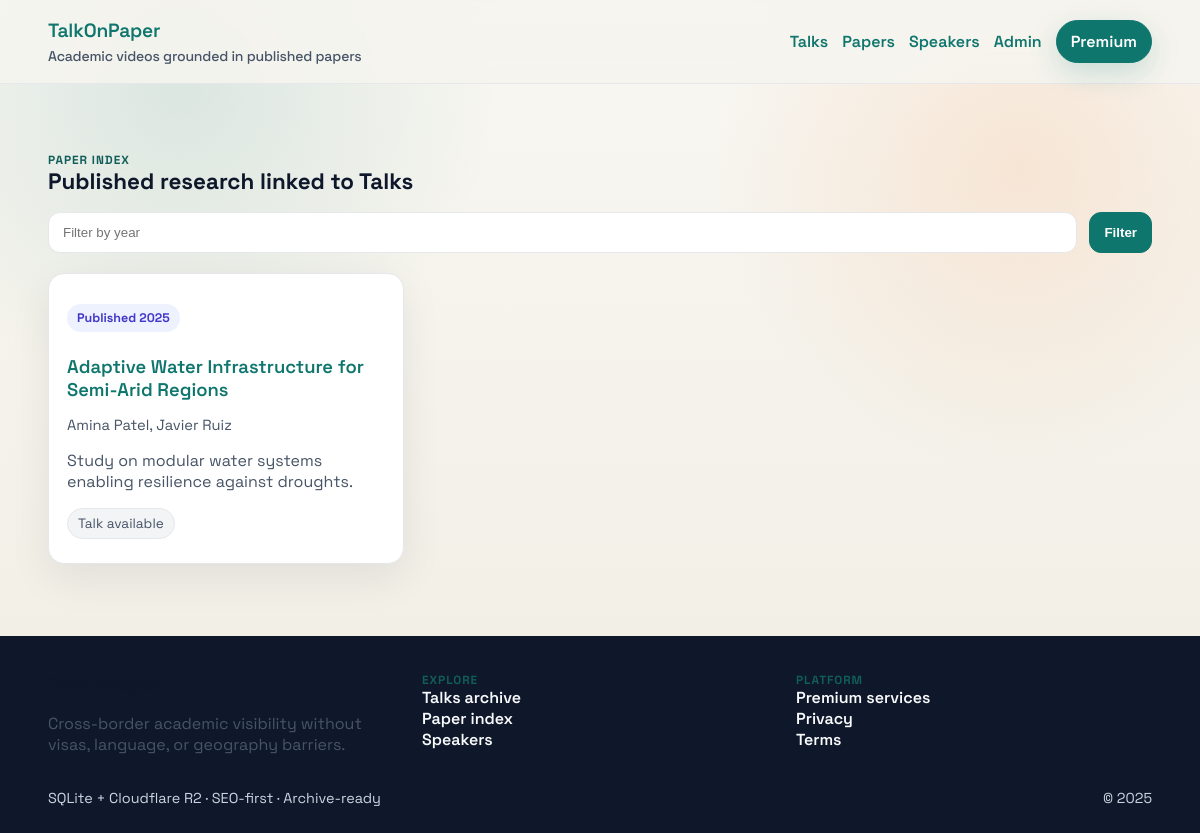
The page /papers on the database as committed earlier.
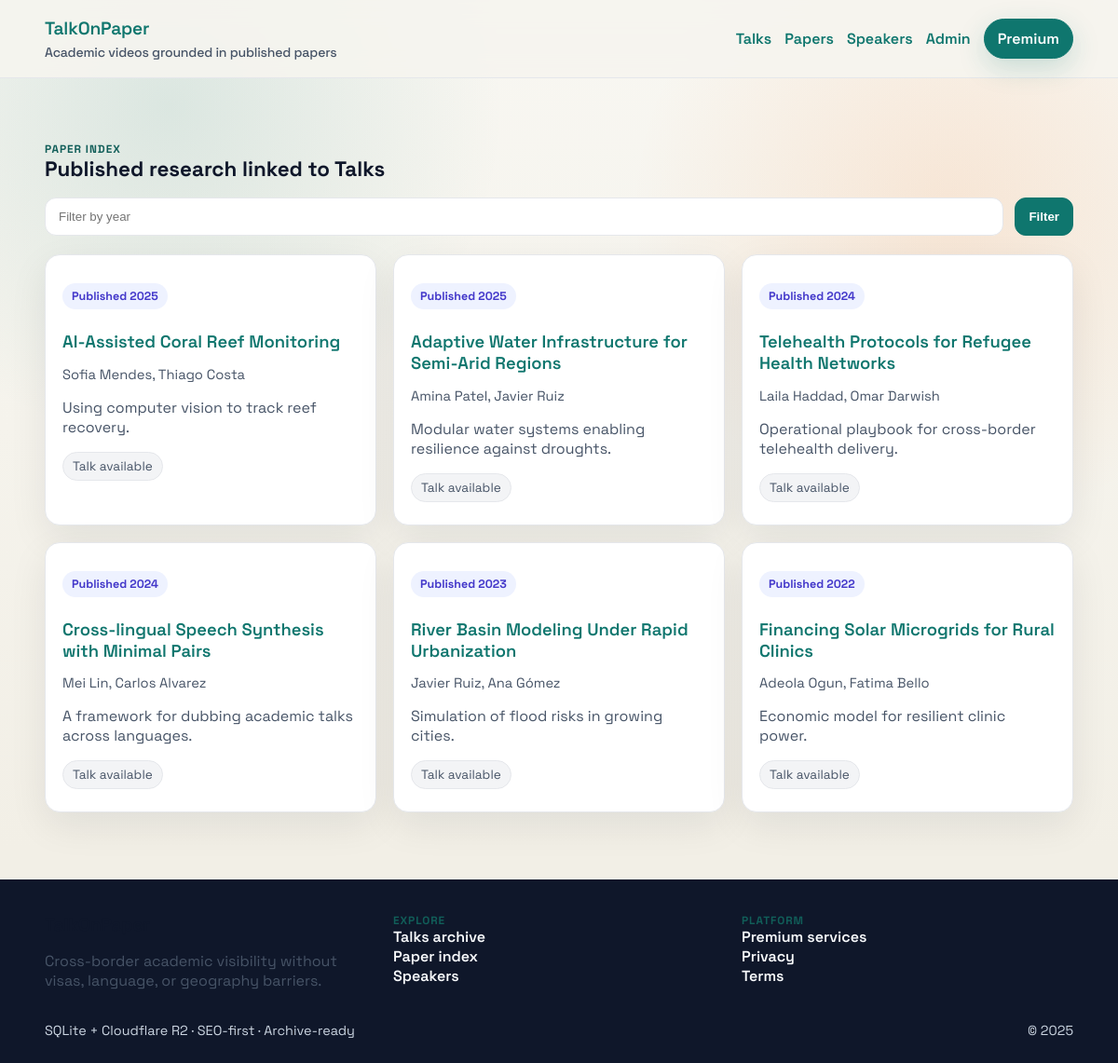
The same page on the database as committed later.
### talkonpaper/models.py (models this page shows, shortened)
class TimestampMixin:
    created_at = db.Column(db.DateTime, nullable=False, default=datetime.utcnow)
    updated_at = db.Column(
        db.DateTime,
        nullable=False,
        default=datetime.utcnow,
        onupdate=datetime.utcnow,
    )

class Paper(TimestampMixin, db.Model):
    __tablename__ = "papers"
    id = db.Column(db.Integer, primary_key=True)
    title = db.Column(db.String(500), nullable=False, index=True)
    abstract = db.Column(db.Text, nullable=False)
    authors = db.Column(db.Text, nullable=False)
    doi_or_url = db.Column(db.String(255), nullable=False, unique=True, index=True)
    journal_or_publisher = db.Column(db.String(255), nullable=True, index=True)
    publication_year = db.Column(db.Integer, nullable=False, index=True)
    language_original = db.Column(db.String(50), nullable=False, default="en")
    keywords = db.Column(db.String(255), nullable=True)
    pdf_object_key = db.Column(db.String(255), nullable=True)
    talk = db.relationship(
        "Talk", back_populates="paper", uselist=False, cascade="all, delete-orphan"
    )

### talkonpaper/routes.py (the view)
@main_bp.route("/papers")
def papers_archive():
    query = Paper.query.order_by(Paper.publication_year.desc())
    year = request.args.get("year")
    if year and year.isdigit():
        query = query.filter(Paper.publication_year == int(year))
    papers = query.all()
    return render_template(
        "papers.html",
        papers=papers,
        year=year,
        canonical_url=canonical_path(request.full_path or request.path),
    )

### talkonpaper/__init__.py (called while the page is built)
def _register_template_globals(app: Flask) -> None:
    @app.context_processor
    def inject_site_meta():
        return {
            "site_name": "TalkOnPaper",
            "site_tagline": "Cross-border academic visibility without visas, language, or geography barriers",
            "cdn_base_url": os.environ.get("CDN_BASE_URL", ""),
        }

### talkonpaper/routes.py (called while the page is built, shortened)
def canonical_path(path: str) -> str:
    host = current_app.config.get("DEFAULT_CANONICAL_HOST", "").rstrip("/")
    return f"{host}{path}"

def _seed_sample_data() -> None:
    global _seeded
    if _seeded or not current_app.config.get("ENABLE_SAMPLE_DATA", False):
        return

@main_bp.before_app_request
def before_request():
    _seed_sample_data()

### templates/papers.html
{% extends "base.html" %}
{% block content %}
  <div class="container">
    <div class="section-header">
      <div>
        <p class="eyebrow">Paper index</p>
        <h2>Published research linked to Talks</h2>
      </div>
    </div>
    <form method="get" class="search-bar">
      <input type="number" name="year" value="{{ year or '' }}" placeholder="Filter by year" min="1900" max="2100" />
      <button type="submit">Filter</button>
    </form>
    <div class="grid">
      {% for paper in papers %}
        <article class="card">
          <p class="pill-text">Published {{ paper.publication_year }}</p>
          <h3><a href="{{ url_for('main.paper_detail', paper_id=paper.id) }}">{{ paper.title }}</a></h3>
          <p class="meta">{{ paper.authors }}</p>
          <p class="muted">{{ paper.abstract[:180] }}{% if paper.abstract|length > 180 %}…{% endif %}</p>
          {% if paper.talk %}
            <div class="chip">Talk available</div>
          {% else %}
            <div class="chip">Talk pending</div>
          {% endif %}
        </article>
      {% else %}
        <p class="muted">No papers yet. Add a verified DOI or publication URL to start.</p>
      {% endfor %}
    </div>
  </div>
{% endblock %}

Rows that differ between the two databases and show on the page:
added Paper: publication_year "2025", title "AI-Assisted Coral Reef Monitoring", authors "Sofia Mendes, Thiago Costa", abstract "Using computer vision to track reef recovery."
changed Paper "Adaptive Water Infrastructure for Semi-Arid Regions": abstract "Study on modular water systems enabling resilience against droughts." → "Modular water systems enabling resilience against droughts."
added Paper: publication_year "2024", title "Telehealth Protocols for Refugee Health Networks", authors "Laila Haddad, Omar Darwish", abstract "Operational playbook for cross-border telehealth delivery."
added Paper: publication_year "2024", title "Cross-lingual Speech Synthesis with Minimal Pairs", authors "Mei Lin, Carlos Alvarez", abstract "A framework for dubbing academic talks across languages."
added Paper: publication_year "2023", title "River Basin Modeling Under Rapid Urbanization", authors "Javier Ruiz, Ana Gómez", abstract "Simulation of flood risks in growing cities."
added Paper: publication_year "2022", title "Financing Solar Microgrids for Rural Clinics", authors "Adeola Ogun, Fatima Bello", abstract "Economic model for resilient clinic power."
